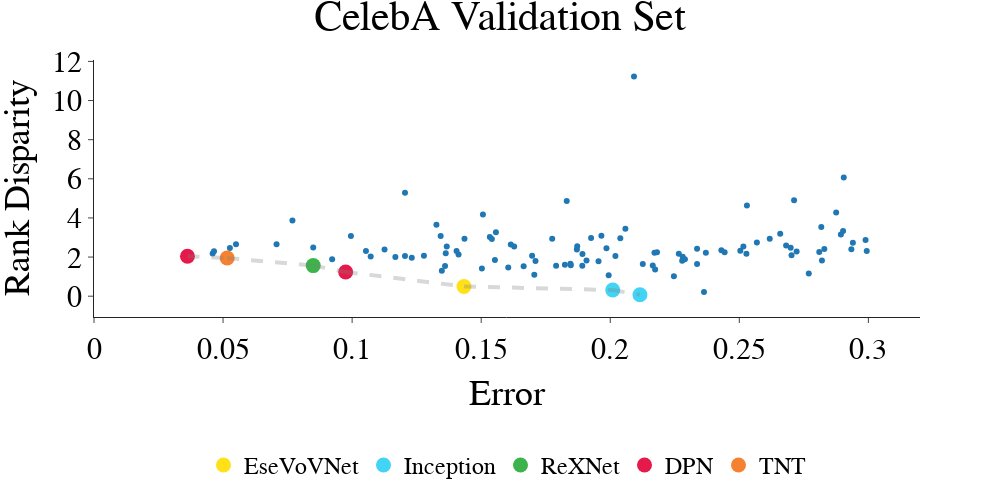
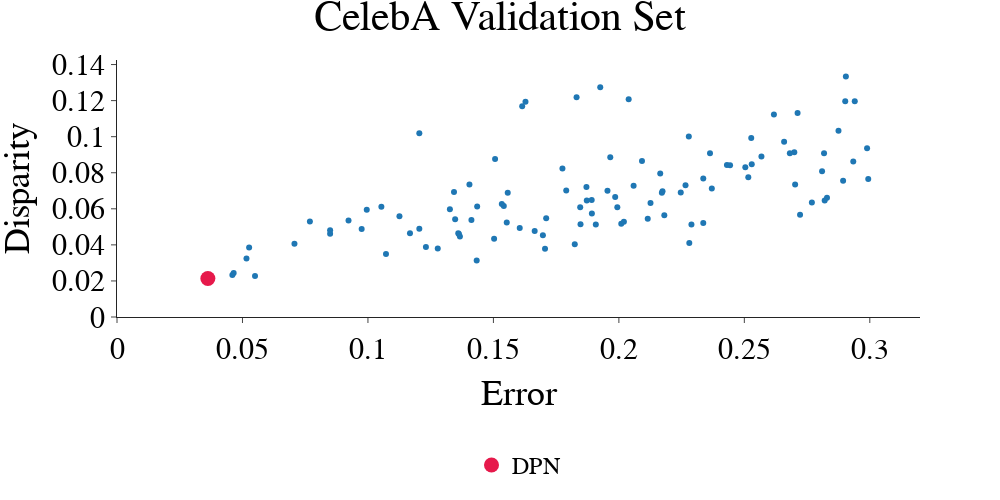
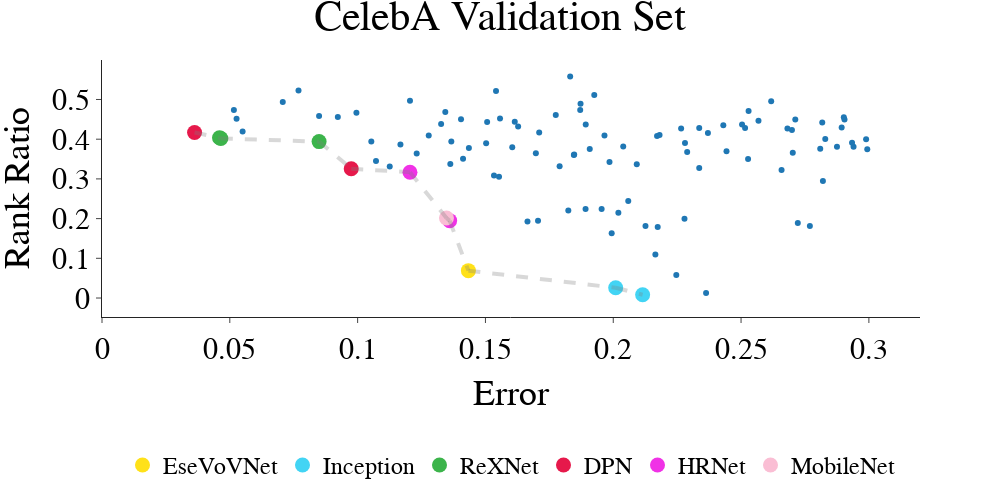
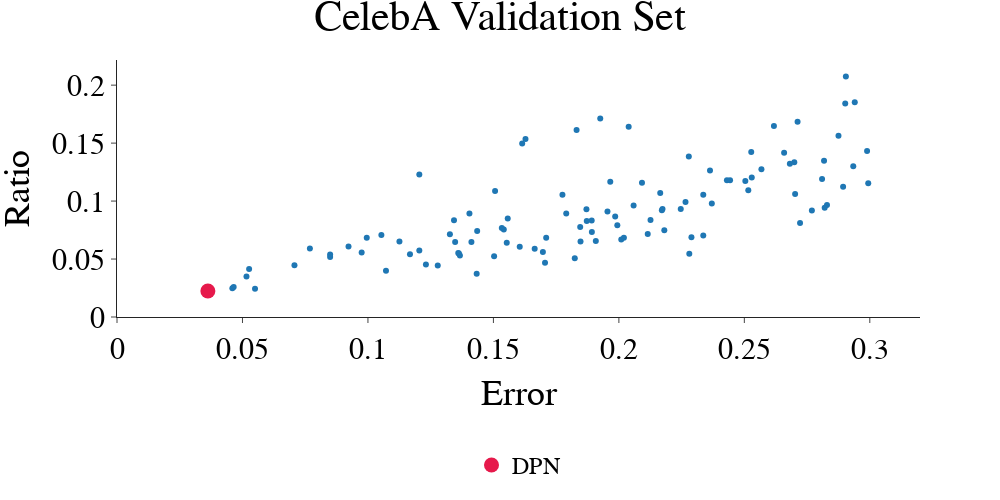

The notebook cell these images were saved under, in order:
### Code cell
plot_validation('Rank Disparity', '', celeba, dataset='CelebA', show_all=False, epoch=99)
plot_validation('Disparity','disparity', celeba, dataset='CelebA', show_all=False, epoch=99)
plot_validation('Rank Ratio', 'rank_ratio', celeba, dataset='CelebA', show_all=False, epoch=99)
plot_validation('Ratio', 'ratio', celeba, dataset='CelebA', show_all=False, epoch=99)
plot_validation('Error Ratio', 'error_ratio', celeba, dataset='CelebA', show_all=False, epoch=99)

### Figure 1 — Plotly figure (JSON) as saved in the notebook; plotly's stock layout.template omitted (floating-point values rounded to 4 significant figures)
{"data": [{"hovertemplate": "Error=%{x}<br>Rank Disparity=%{y}<extra></extra>", "legendgroup": "", "marker": {"color": "#1F77B4", "symbol": "circle"}, "mode": "markers", "name": "", "orientation": "v", "showlegend": false, "type": "scatter", "x": [0.1205, 0.07687, 0.2905, 0.1831, 0.1503, 0.1605, 0.2363, 0.2165, 0.2247, 0.1405, 0.2059, 0.1553, 0.2818, 0.1541, 0.08493, 0.179, 0.0975, 0.07072, 0.03621, 0.05265, 0.1167, 0.2989, 0.1433, 0.2336, 0.1231, 0.1908, 0.1955, 0.1664, 0.2699, 0.1994, 0.2769, 0.2722, 0.281, 0.237, 0.2894, 0.2516, 0.1205, 0.2528, 0.136, 0.294, 0.2092, 0.2529, 0.1697, 0.2829, 0.1706, 0.2289, 0.1775, 0.2336, 0.2115, 0.1824, 0.1557, 0.201, 0.2702, 0.09953, 0.1327, 0.1072, 0.2658, 0.1846, 0.2279, 0.2431, 0.1985, 0.1435, 0.1367, 0.1412, 0.2126, 0.1348, 0.1363, 0.2174, 0.1966, 0.1892, 0.1278, 0.2681, 0.171, 0.1847, 0.2171, 0.055, 0.08493, 0.04597, 0.1871, 0.04649, 0.09226, 0.2504, 0.2568, 0.2934, 0.1872, 0.2902, 0.1926, 0.2618, 0.1615, 0.1628, 0.1054, 0.2039, 0.1534, 0.1126, 0.1507, 0.0516, 0.282, 0.1892, 0.2281, 0.2443, 0.2994, 0.1343, 0.2712, 0.2181, 0.202, 0.2266, 0.2875], "xaxis": "x", "y": [5.293, 3.864, 6.061, 4.871, 1.419, 1.468, 0.2145, 1.573, 1.014, 2.308, 3.445, 1.85, 3.535, 2.925, 2.488, 1.561, 1.238, 2.654, 2.042, 2.466, 2.004, 2.867, 0.499, 1.649, 1.964, 1.827, 1.79, 1.532, 2.481, 1.073, 1.158, 2.281, 2.263, 2.219, 3.152, 2.543, 2.049, 2.171, 1.549, 2.733, 11.22, 4.632, 2.065, 2.415, 1.098, 1.891, 2.936, 2.422, 0.07242, 1.602, 3.265, 0.3134, 2.092, 3.076, 3.65, 2.027, 3.197, 1.653, 1.817, 2.346, 2.454, 2.939, 2.535, 2.131, 1.649, 1.304, 2.19, 1.361, 3.088, 1.558, 2.073, 2.594, 1.798, 1.584, 2.222, 2.652, 1.564, 2.186, 2.383, 2.302, 1.887, 2.318, 2.742, 2.398, 2.552, 3.328, 2.969, 2.941, 2.646, 2.545, 2.315, 2.956, 3.029, 2.385, 4.178, 1.949, 1.826, 2.155, 2.011, 2.25, 2.315, 3.081, 4.91, 2.246, 2.051, 2.163, 4.282], "yaxis": "y"}, {"marker": {"color": "#ffe119", "size": 15}, "mode": "markers", "name": "EseVoVNet", "type": "scatter", "x": [0.1433], "y": [0.499]}, {"marker": {"color": "#42d4f4", "size": 15}, "mode": "markers", "name": "Inception", "type": "scatter", "x": [0.2115, 0.201], "y": [0.07242, 0.3134]}, {"marker": {"color": "#3cb44b", "size": 15}, "mode": "markers", "name": "ReXNet", "type": "scatter", "x": [0.08493], "y": [1.564]}, {"marker": {"color": "#e6194B", "size": 15}, "mode": "markers", "name": "DPN", "type": "scatter", "x": [0.0975, 0.03621], "y": [1.238, 2.042]}, {"marker": {"color": "#f58231", "size": 15}, "mode": "markers", "name": "TNT", "type": "scatter", "x": [0.0516], "y": [1.949]}], "layout": {"font": {"color": "Black", "family": "Times New Roman", "size": 30}, "height": 500, "legend": {"font": {"color": "Black", "family": "Times New Roman", "size": 24}, "orientation": "h", "tracegroupgap": 0, "x": 0.5, "xanchor": "center", "y": -0.49, "yanchor": "top"}, "margin": {"t": 60}, "shapes": [{"line": {"color": "Red"}, "type": "line", "x0": 0, "x1": 1, "xref": "x", "y0": 0, "y1": 0, "yref": "y"}, {"line": {"color": "gray", "dash": "dash", "width": 4}, "type": "line", "x0": 0.03621, "x1": 0.0516, "xref": "x", "y0": 2.042, "y1": 1.949, "yref": "y"}, {"line": {"color": "gray", "dash": "dash", "width": 4}, "type": "line", "x0": 0.0516, "x1": 0.08493, "xref": "x", "y0": 1.949, "y1": 1.564, "yref": "y"}, {"line": {"color": "gray", "dash": "dash", "width": 4}, "type": "line", "x0": 0.08493, "x1": 0.0975, "xref": "x", "y0": 1.564, "y1": 1.238, "yref": "y"}, {"line": {"color": "gray", "dash": "dash", "width": 4}, "type": "line", "x0": 0.0975, "x1": 0.1433, "xref": "x", "y0": 1.238, "y1": 0.499, "yref": "y"}, {"line": {"color": "gray", "dash": "dash", "width": 4}, "type": "line", "x0": 0.1433, "x1": 0.201, "xref": "x", "y0": 0.499, "y1": 0.3134, "yref": "y"}, {"line": {"color": "gray", "dash": "dash", "width": 4}, "type": "line", "x0": 0.201, "x1": 0.2115, "xref": "x", "y0": 0.3134, "y1": 0.07242, "yref": "y"}], "title": {"text": "CelebA Validation Set", "x": 0.5, "xanchor": "center"}, "width": 1000, "xaxis": {"anchor": "y", "domain": [0, 1], "range": [0, 0.32], "title": {"text": "Error"}, "type": "linear"}, "yaxis": {"anchor": "x", "autorange": true, "domain": [0, 1], "range": [-1.064, 12.07], "title": {"text": "Rank Disparity"}, "type": "linear"}}}

### Figure 2 — Plotly figure (JSON) as saved in the notebook; plotly's stock layout.template omitted (floating-point values rounded to 4 significant figures)
{"data": [{"hovertemplate": "Error=%{x}<br>Disparity=%{y}<extra></extra>", "legendgroup": "", "marker": {"color": "#1F77B4", "symbol": "circle"}, "mode": "markers", "name": "", "orientation": "v", "showlegend": false, "type": "scatter", "x": [0.1205, 0.07687, 0.2905, 0.1831, 0.1503, 0.1605, 0.2363, 0.2165, 0.2247, 0.1405, 0.2059, 0.1553, 0.2818, 0.1541, 0.08493, 0.179, 0.0975, 0.07072, 0.03621, 0.05265, 0.1167, 0.2989, 0.1433, 0.2336, 0.1231, 0.1908, 0.1955, 0.1664, 0.2699, 0.1994, 0.2769, 0.2722, 0.281, 0.237, 0.2894, 0.2516, 0.1205, 0.2528, 0.136, 0.294, 0.2092, 0.2529, 0.1697, 0.2829, 0.1706, 0.2289, 0.1775, 0.2336, 0.2115, 0.1824, 0.1557, 0.201, 0.2702, 0.09953, 0.1327, 0.1072, 0.2658, 0.1846, 0.2279, 0.2431, 0.1985, 0.1435, 0.1367, 0.1412, 0.2126, 0.1348, 0.1363, 0.2174, 0.1966, 0.1892, 0.1278, 0.2681, 0.171, 0.1847, 0.2171, 0.055, 0.08493, 0.04597, 0.1871, 0.04649, 0.09226, 0.2504, 0.2568, 0.2934, 0.1872, 0.2902, 0.1926, 0.2618, 0.1615, 0.1628, 0.1054, 0.2039, 0.1534, 0.1126, 0.1507, 0.0516, 0.282, 0.1892, 0.2281, 0.2443, 0.2994, 0.1343, 0.2712, 0.2181, 0.202, 0.2266, 0.2875], "xaxis": "x", "y": [0.1019, 0.05291, 0.1333, 0.1219, 0.04335, 0.04937, 0.09075, 0.07962, 0.06902, 0.07347, 0.07281, 0.05238, 0.09075, 0.06155, 0.04623, 0.07019, 0.04885, 0.0406, 0.02135, 0.0385, 0.04649, 0.09364, 0.0313, 0.05212, 0.03876, 0.05134, 0.07006, 0.04767, 0.09141, 0.0609, 0.06351, 0.05671, 0.0808, 0.07124, 0.07556, 0.07753, 0.04898, 0.09927, 0.04649, 0.1197, 0.08656, 0.08473, 0.04531, 0.06613, 0.03785, 0.05134, 0.08237, 0.07674, 0.05448, 0.04034, 0.06888, 0.05173, 0.07347, 0.05946, 0.05972, 0.03497, 0.09717, 0.0609, 0.1001, 0.08434, 0.06653, 0.06129, 0.04466, 0.05382, 0.06325, 0.05422, 0.04597, 0.06967, 0.08853, 0.06482, 0.03798, 0.09075, 0.05474, 0.05147, 0.06888, 0.02279, 0.04806, 0.02331, 0.07216, 0.02436, 0.05356, 0.08303, 0.08905, 0.0863, 0.06456, 0.1197, 0.1274, 0.1124, 0.1168, 0.1194, 0.06116, 0.1207, 0.0626, 0.05592, 0.08761, 0.03248, 0.06456, 0.05736, 0.04099, 0.08421, 0.07648, 0.06928, 0.1131, 0.05644, 0.05278, 0.07307, 0.1033], "yaxis": "y"}, {"marker": {"color": "#e6194B", "size": 15}, "mode": "markers", "name": "DPN", "type": "scatter", "x": [0.03621], "y": [0.02135]}], "layout": {"font": {"color": "Black", "family": "Times New Roman", "size": 30}, "height": 500, "legend": {"font": {"color": "Black", "family": "Times New Roman", "size": 24}, "orientation": "h", "tracegroupgap": 0, "x": 0.5, "xanchor": "center", "y": -0.49, "yanchor": "top"}, "margin": {"t": 60}, "shapes": [{"line": {"color": "Red"}, "type": "line", "x0": 0, "x1": 1, "xref": "x", "y0": 0, "y1": 0, "yref": "y"}], "title": {"text": "CelebA Validation Set", "x": 0.5, "xanchor": "center"}, "width": 1000, "xaxis": {"anchor": "y", "domain": [0, 1], "range": [0, 0.32], "title": {"text": "Error"}, "type": "linear"}, "yaxis": {"anchor": "x", "autorange": true, "domain": [0, 1], "range": [0, 0.1425], "title": {"text": "Disparity"}, "type": "linear"}}}

### Figure 3 — Plotly figure (JSON) as saved in the notebook; plotly's stock layout.template omitted (floating-point values rounded to 4 significant figures)
{"data": [{"hovertemplate": "Error=%{x}<br>Rank Ratio=%{y}<extra></extra>", "legendgroup": "", "marker": {"color": "#1F77B4", "symbol": "circle"}, "mode": "markers", "name": "", "orientation": "v", "showlegend": false, "type": "scatter", "x": [0.1205, 0.07687, 0.2905, 0.1831, 0.1503, 0.1605, 0.2363, 0.2165, 0.2247, 0.1405, 0.2059, 0.1553, 0.2818, 0.1541, 0.08493, 0.179, 0.0975, 0.07072, 0.03621, 0.05265, 0.1167, 0.2989, 0.1433, 0.2336, 0.1231, 0.1908, 0.1955, 0.1664, 0.2699, 0.1994, 0.2769, 0.2722, 0.281, 0.237, 0.2894, 0.2516, 0.1205, 0.2528, 0.136, 0.294, 0.2092, 0.2529, 0.1697, 0.2829, 0.1706, 0.2289, 0.1775, 0.2336, 0.2115, 0.1824, 0.1557, 0.201, 0.2702, 0.09953, 0.1327, 0.1072, 0.2658, 0.1846, 0.2279, 0.2431, 0.1985, 0.1435, 0.1367, 0.1412, 0.2126, 0.1348, 0.1363, 0.2174, 0.1966, 0.1892, 0.1278, 0.2681, 0.171, 0.1847, 0.2171, 0.055, 0.08493, 0.04597, 0.1871, 0.04649, 0.09226, 0.2504, 0.2568, 0.2934, 0.1872, 0.2902, 0.1926, 0.2618, 0.1615, 0.1628, 0.1054, 0.2039, 0.1534, 0.1126, 0.1507, 0.0516, 0.282, 0.1892, 0.2281, 0.2443, 0.2994, 0.1343, 0.2712, 0.2181, 0.202, 0.2266, 0.2875], "xaxis": "x", "y": [0.4971, 0.5226, 0.4498, 0.5576, 0.3901, 0.3797, 0.01255, 0.1093, 0.05815, 0.4503, 0.2444, 0.3053, 0.4418, 0.5211, 0.4585, 0.3321, 0.3257, 0.4935, 0.4168, 0.4513, 0.3868, 0.3997, 0.06891, 0.3275, 0.364, 0.3753, 0.2241, 0.1926, 0.4233, 0.1629, 0.1812, 0.1889, 0.3759, 0.4157, 0.4295, 0.4285, 0.3169, 0.3504, 0.1949, 0.3807, 0.337, 0.4708, 0.3643, 0.4007, 0.1947, 0.3678, 0.4608, 0.4281, 0.008172, 0.2202, 0.4524, 0.02587, 0.3656, 0.4664, 0.4385, 0.345, 0.3222, 0.3605, 0.1995, 0.4354, 0.3425, 0.3776, 0.3941, 0.351, 0.1817, 0.2014, 0.3377, 0.179, 0.4092, 0.2239, 0.4093, 0.4268, 0.4166, 0.3616, 0.4083, 0.4196, 0.394, 0.4037, 0.4737, 0.4019, 0.4557, 0.4369, 0.4462, 0.3912, 0.4891, 0.4552, 0.5116, 0.4955, 0.4441, 0.4321, 0.3943, 0.3815, 0.3086, 0.3314, 0.4432, 0.4737, 0.2948, 0.4373, 0.3903, 0.3694, 0.3744, 0.4682, 0.4496, 0.4107, 0.2149, 0.4268, 0.3813], "yaxis": "y"}, {"marker": {"color": "#ffe119", "size": 15}, "mode": "markers", "name": "EseVoVNet", "type": "scatter", "x": [0.1433], "y": [0.06891]}, {"marker": {"color": "#42d4f4", "size": 15}, "mode": "markers", "name": "Inception", "type": "scatter", "x": [0.2115, 0.201], "y": [0.008172, 0.02587]}, {"marker": {"color": "#3cb44b", "size": 15}, "mode": "markers", "name": "ReXNet", "type": "scatter", "x": [0.08493, 0.04597, 0.04649], "y": [0.394, 0.4037, 0.4019]}, {"marker": {"color": "#e6194B", "size": 15}, "mode": "markers", "name": "DPN", "type": "scatter", "x": [0.0975, 0.03621], "y": [0.3257, 0.4168]}, {"marker": {"color": "#f032e6", "size": 15}, "mode": "markers", "name": "HRNet", "type": "scatter", "x": [0.1205, 0.136], "y": [0.3169, 0.1949]}, {"marker": {"color": "#fabed4", "size": 15}, "mode": "markers", "name": "MobileNet", "type": "scatter", "x": [0.1348], "y": [0.2014]}], "layout": {"font": {"color": "Black", "family": "Times New Roman", "size": 30}, "height": 500, "legend": {"font": {"color": "Black", "family": "Times New Roman", "size": 24}, "orientation": "h", "tracegroupgap": 0, "x": 0.5, "xanchor": "center", "y": -0.49, "yanchor": "top"}, "margin": {"t": 60}, "shapes": [{"line": {"color": "Red"}, "type": "line", "x0": 0, "x1": 1, "xref": "x", "y0": 0, "y1": 0, "yref": "y"}, {"line": {"color": "gray", "dash": "dash", "width": 4}, "type": "line", "x0": 0.03621, "x1": 0.04597, "xref": "x", "y0": 0.4168, "y1": 0.4037, "yref": "y"}, {"line": {"color": "gray", "dash": "dash", "width": 4}, "type": "line", "x0": 0.04597, "x1": 0.04649, "xref": "x", "y0": 0.4037, "y1": 0.4019, "yref": "y"}, {"line": {"color": "gray", "dash": "dash", "width": 4}, "type": "line", "x0": 0.04649, "x1": 0.08493, "xref": "x", "y0": 0.4019, "y1": 0.394, "yref": "y"}, {"line": {"color": "gray", "dash": "dash", "width": 4}, "type": "line", "x0": 0.08493, "x1": 0.0975, "xref": "x", "y0": 0.394, "y1": 0.3257, "yref": "y"}, {"line": {"color": "gray", "dash": "dash", "width": 4}, "type": "line", "x0": 0.0975, "x1": 0.1205, "xref": "x", "y0": 0.3257, "y1": 0.3169, "yref": "y"}, {"line": {"color": "gray", "dash": "dash", "width": 4}, "type": "line", "x0": 0.1205, "x1": 0.1348, "xref": "x", "y0": 0.3169, "y1": 0.2014, "yref": "y"}, {"line": {"color": "gray", "dash": "dash", "width": 4}, "type": "line", "x0": 0.1348, "x1": 0.136, "xref": "x", "y0": 0.2014, "y1": 0.1949, "yref": "y"}, {"line": {"color": "gray", "dash": "dash", "width": 4}, "type": "line", "x0": 0.136, "x1": 0.1433, "xref": "x", "y0": 0.1949, "y1": 0.06891, "yref": "y"}, {"line": {"color": "gray", "dash": "dash", "width": 4}, "type": "line", "x0": 0.1433, "x1": 0.201, "xref": "x", "y0": 0.06891, "y1": 0.02587, "yref": "y"}, {"line": {"color": "gray", "dash": "dash", "width": 4}, "type": "line", "x0": 0.201, "x1": 0.2115, "xref": "x", "y0": 0.02587, "y1": 0.008172, "yref": "y"}], "title": {"text": "CelebA Validation Set", "x": 0.5, "xanchor": "center"}, "width": 1000, "xaxis": {"anchor": "y", "domain": [0, 1], "range": [0, 0.32], "title": {"text": "Error"}, "type": "linear"}, "yaxis": {"anchor": "x", "autorange": true, "domain": [0, 1], "range": [-0.0478, 0.5994], "title": {"text": "Rank Ratio"}, "type": "linear"}}}

### Figure 4 — Plotly figure (JSON) as saved in the notebook; plotly's stock layout.template omitted (floating-point values rounded to 4 significant figures)
{"data": [{"hovertemplate": "Error=%{x}<br>Ratio=%{y}<extra></extra>", "legendgroup": "", "marker": {"color": "#1F77B4", "symbol": "circle"}, "mode": "markers", "name": "", "orientation": "v", "showlegend": false, "type": "scatter", "x": [0.1205, 0.07687, 0.2905, 0.1831, 0.1503, 0.1605, 0.2363, 0.2165, 0.2247, 0.1405, 0.2059, 0.1553, 0.2818, 0.1541, 0.08493, 0.179, 0.0975, 0.07072, 0.03621, 0.05265, 0.1167, 0.2989, 0.1433, 0.2336, 0.1231, 0.1908, 0.1955, 0.1664, 0.2699, 0.1994, 0.2769, 0.2722, 0.281, 0.237, 0.2894, 0.2516, 0.1205, 0.2528, 0.136, 0.294, 0.2092, 0.2529, 0.1697, 0.2829, 0.1706, 0.2289, 0.1775, 0.2336, 0.2115, 0.1824, 0.1557, 0.201, 0.2702, 0.09953, 0.1327, 0.1072, 0.2658, 0.1846, 0.2279, 0.2431, 0.1985, 0.1435, 0.1367, 0.1412, 0.2126, 0.1348, 0.1363, 0.2174, 0.1966, 0.1892, 0.1278, 0.2681, 0.171, 0.1847, 0.2171, 0.055, 0.08493, 0.04597, 0.1871, 0.04649, 0.09226, 0.2504, 0.2568, 0.2934, 0.1872, 0.2902, 0.1926, 0.2618, 0.1615, 0.1628, 0.1054, 0.2039, 0.1534, 0.1126, 0.1507, 0.0516, 0.282, 0.1892, 0.2281, 0.2443, 0.2994, 0.1343, 0.2712, 0.2181, 0.202, 0.2266, 0.2875], "xaxis": "x", "y": [0.123, 0.059, 0.2074, 0.1613, 0.05235, 0.06059, 0.1263, 0.1071, 0.09316, 0.08929, 0.09609, 0.064, 0.1349, 0.07551, 0.05183, 0.08932, 0.05563, 0.04466, 0.0224, 0.04148, 0.05406, 0.1431, 0.03722, 0.07041, 0.0452, 0.06552, 0.09105, 0.05887, 0.1336, 0.07907, 0.09187, 0.08107, 0.1191, 0.09795, 0.1123, 0.1092, 0.05728, 0.1423, 0.0553, 0.1852, 0.1158, 0.1202, 0.05611, 0.09669, 0.0467, 0.06887, 0.1054, 0.1054, 0.07156, 0.05058, 0.08506, 0.0669, 0.106, 0.06828, 0.07131, 0.03995, 0.1417, 0.07758, 0.1386, 0.118, 0.0866, 0.07422, 0.0531, 0.0647, 0.08369, 0.06469, 0.05467, 0.09317, 0.1166, 0.08328, 0.04451, 0.1322, 0.06829, 0.06518, 0.09204, 0.02441, 0.05394, 0.02474, 0.09289, 0.02588, 0.0608, 0.1173, 0.1275, 0.1301, 0.08272, 0.1842, 0.1713, 0.1647, 0.1497, 0.1536, 0.07078, 0.1641, 0.07677, 0.06506, 0.1088, 0.03484, 0.09416, 0.07334, 0.05455, 0.118, 0.1155, 0.08336, 0.1683, 0.07489, 0.0684, 0.09916, 0.1564], "yaxis": "y"}, {"marker": {"color": "#e6194B", "size": 15}, "mode": "markers", "name": "DPN", "type": "scatter", "x": [0.03621], "y": [0.0224]}], "layout": {"font": {"color": "Black", "family": "Times New Roman", "size": 30}, "height": 500, "legend": {"font": {"color": "Black", "family": "Times New Roman", "size": 24}, "orientation": "h", "tracegroupgap": 0, "x": 0.5, "xanchor": "center", "y": -0.49, "yanchor": "top"}, "margin": {"t": 60}, "shapes": [{"line": {"color": "Red"}, "type": "line", "x0": 0, "x1": 1, "xref": "x", "y0": 0, "y1": 0, "yref": "y"}], "title": {"text": "CelebA Validation Set", "x": 0.5, "xanchor": "center"}, "width": 1000, "xaxis": {"anchor": "y", "domain": [0, 1], "range": [0, 0.32], "title": {"text": "Error"}, "type": "linear"}, "yaxis": {"anchor": "x", "autorange": true, "domain": [0, 1], "range": [0, 0.2217], "title": {"text": "Ratio"}, "type": "linear"}}}
